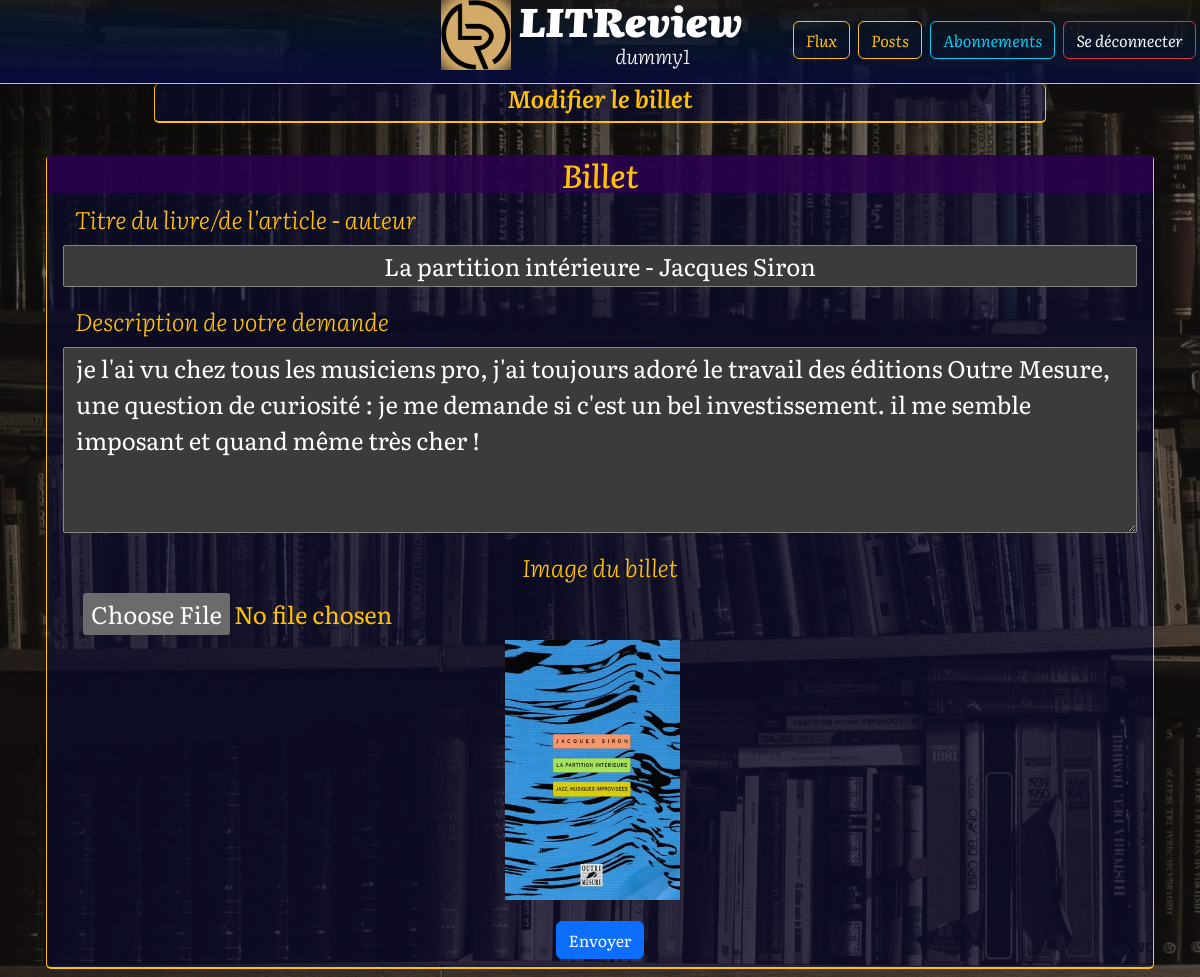
The app's page /modifier_billet/5/ (signed in) with its own data.
### authentication/models.py (models this page shows)
class CustomUser(AbstractUser):
    email = models.EmailField(unique=True)

### blog/models.py (models this page shows, shortened)
class Ticket(models.Model):
    title = models.CharField(
        max_length=128, verbose_name="Titre")  # Titre du livre ou article
    description = models.TextField(
        max_length=1024, verbose_name="Description", blank=True)  # Description du billet
    time_created = models.DateTimeField(
        auto_now_add=True, verbose_name="Date de création") # Date de création/publication
    user = models.ForeignKey(
        to=settings.AUTH_USER_MODEL, on_delete=models.CASCADE) # L'utilisateur qui a créé le billet
    image = models.ImageField(
        null=True, blank=True, verbose_name="image du billet", default='no_image.png') # image du billet
    IMAGE_MAX_FILE_SIZE = 2 * 1024 * 1024  # Limite de taille : 2 MB
    class Meta:
        verbose_name = 'Billet'
        verbose_name_plural = 'Tous les billets'
        ordering = ['-time_created']

### blog/views.py (the view, shortened to what this page needs)
# urls.py: path('modifier_billet/<int:ticket_id>/', TicketView.as_view(), name='modifier_billet'),
class TicketView(LoginRequiredMixin, CreateView, UpdateView):
    model = Ticket
    form_class = TicketForm
    template_name = 'blog/modifier_billet.html'
    success_url = reverse_lazy('blog:mesposts') # Redirection vers le flux après modification ou création
    def get_object(self):
        ticket_id = self.kwargs.get('ticket_id')
        if ticket_id:
            ticket = get_object_or_404(Ticket, id=ticket_id, user=self.request.user)
            return ticket
        return None
    def get_context_data(self, **kwargs):
        context = super().get_context_data(**kwargs)
        ticket_id = self.kwargs.get('ticket_id')
        if ticket_id:
            context['is_editing'] = True # Pour différencier création / modification dans le template
        return context

### blog/forms.py (shortened to what this page needs)
class TicketForm(forms.ModelForm):
    class Meta:
        model = Ticket
        fields = ['title', 'description', 'image']
        widgets = {
            'title': forms.TextInput(attrs={'maxlength': '150', 'class': 'text-center'}),
            'description': forms.Textarea(attrs={'maxlength': '1440', 'rows': '5'}),
            'image': forms.ClearableFileInput(),
        }

### blog/templates/blog/modifier_billet.html
{% extends 'blog/creer_billet.html' %}
{% load django_bootstrap5 %}
{% load static %}
{% block content %}
    {{ block.super }}
{% endblock content %}

### blog/templates/blog/creer_billet.html (shortened to what this page needs)
{% extends 'base.html' %}
{% load django_bootstrap5 %}
{% load static %}
{% block content %}
<main class="main-content Literata-500">
    <div class="justify-content-center align-content-center pt-0 mt-0 pb-1 px-1 mb-1 w-75">
        <h1 class="ticket-page-title fw-semibold pb-2">{% if is_editing %}Modifier le billet{% else %}Création d'un billet (demande de critique){% endif %}</h1>
    </div>
    <div class="container mt-0 mt-md-2 justify-content-center align-content-center py-2 p-3">
        <form method="post" enctype="multipart/form-data" class="Literata-500 ticket-page-title">
            <h2 class="mt-0 backgr-indigo">Billet</h4>
            <div class="mb-3 mx-3 row">
                <label for="title" class="form-label col-auto"
                aria-label="Le titre du livre/de l'article pour lequel vous souhaitez une critique">
                Titre du livre/de l'article - auteur</label>
                {{ form.title }}
            </div>
            <div class="mb-3 mx-3 row">
                <label for="description" class="form-label col-auto"
                aria-label="Le descriptif de votre demande de critique">
                Description de votre demande</label>
                {{ form.description }}
            </div>
            <div class="d-flex row">
                <label for="image" class="form-label"
                aria-label="Uploader l'image du billet - optionnel">Image du billet</label>
                <input type="file" class="form-control-file d-flex flex-column ps-5" id="image" name="image" accept="image/*">
                <div class="d-flex flex-row justify-content-center">
                    {% if ticket.image %}
                    <img src="{{ ticket.image.url }}" class="m-0 image-ticket" alt="Image de {{ticket.title}}">
                    {% endif %}
                </div>
            </div>
            <button type="submit" class="btn btn-primary mt-3 mb-2 justify-content-end"
            aria-label="Envoyer votre demande de critique">Envoyer</button>
        </form>
    </div>
</main>
{% endblock content %}

### blog/templates/blog/partials/header_connected.html (shortened to what this page needs)
{% load static %}
<header class="literata-900 sticky-top">
    <nav class="navbar header-gradient border-bottom border-warning pt-0 mt-0">
        <div class="container-fluid d-flex align-items-center position-relative">
            <div class="d-flex justify-content-center w-100">
                <a class="navbar-brand mb-0 mt-0 pt-0 d-flex align-items-center" href="/">
                    <img src="{% static 'images/LITrevu.png' %}" alt="Logo du site LITReview" width="70" height="70" class="me-2">
                    <div class="d-flex flex-column">
                        <span class="literata-900 pt-0 mt-0 mb-0 pb-0" style="line-height: 1; font-size: 2.5rem;">LITReview</span>
                        <span class="literata-300 fw-light mt-0 pt-0 ms-5 ps-5">{{ user.username }}</span>
                    </div>
                </a>
            </div>
            <div class="d-none d-xl-flex position-absolute mt-1 end-0">
                <a class="btn btn-outline-warning literata-400 me-2"
                href="{% url 'blog:flux' %}"
                aria-label="Le Flux de revues littéraires - création de billets, de critiques et réponses-critiques aux demandes de votre réseau">
                Flux</a>
                <a class="btn btn-outline-warning literata-400 me-2"
                href="{% url 'blog:mesposts' %}"
                aria-label="Vos Posts de revues littéraires - modification et suppression">
                Posts</a>
                <a class="btn btn-outline-info literata-400 me-2"
                href="{% url 'blog:mesabonnements' %}"
                aria-label="Page de gestion de votre réseau - vous abonner ou vous désabonner, bloquer ou débloquer un abonné">
                Abonnements</a>
                <a class="btn btn-outline-danger text-light literata-400 me-1"
                href="{% url 'authentication:logout' %}"
                aria-label="Vous déconnecter du site">
                Se déconnecter</a>
            </div>
        </div>
    </nav>
</header>

### static/css/style.css (style rules this page uses)
body { font-family: "Literata", serif; font-optical-sizing: auto; font-weight: 400; font-style: italic; position: relative; z-index: 1; }
.literata-900 { font-family: "Literata", serif; font-optical-sizing: auto; font-weight: 900; font-style: italic; }
.literata-400 { font-family: "Literata", serif; font-optical-sizing: auto; font-weight: 400; font-style: italic; }
.literata-300 { font-family: "Literata", serif; font-optical-sizing: auto; font-weight: 300; font-style: italic; }
body::before { content: ""; position: fixed; top: 0; left: 0; right: 0; bottom: 0; background: url("../images/background.jpg") no-repeat center center; background-size: cover; filter: grayscale(55%); z-index: -1; }
.form-label { background-color: transparent; color: inherit; }
.sticky-top { position: -webkit-sticky; position: sticky; top: 0; z-index: 1080; }
.header-gradient { background: linear-gradient(1deg, rgba(9,10,59,1) 0%, rgba(3,22,51,0.6) 60%, rgba(71,43,14,0.2) 100%); width: 100%; }
.main-content { display: flex; flex-direction: column; align-items: center; max-width: 100%; padding: 0px; }
.image-ticket { max-width: 200px; max-height: 300px; padding: 5px 20px 5px 5px; }
.ticket-page-title { position: sticky; top: 0; z-index: 1030; background-color: rgba(9, 10, 59, 0.5); text-align: center; color: #ffc107; width: 100%; border-bottom: 2px solid #ffc107; border-right: 1px solid #ffc107; border-left: 1px solid #ffc107; border-radius: 5px; font-size: 1.5rem; font-style: italic; }
.backgr-indigo { background-color: rgba(46,0,79, 0.8); }

### records on screen
CustomUser: username "dummy1"
Ticket: title "La partition intérieure - Jacques Siron", description "je l'ai vu chez tous les musiciens pro, j'ai toujours adoré le travail des éditions Outre Mesure, une question de curiosité : je me demande si c'est un bel investissement. il me semble imposant et quand même très cher !", image (picture)
